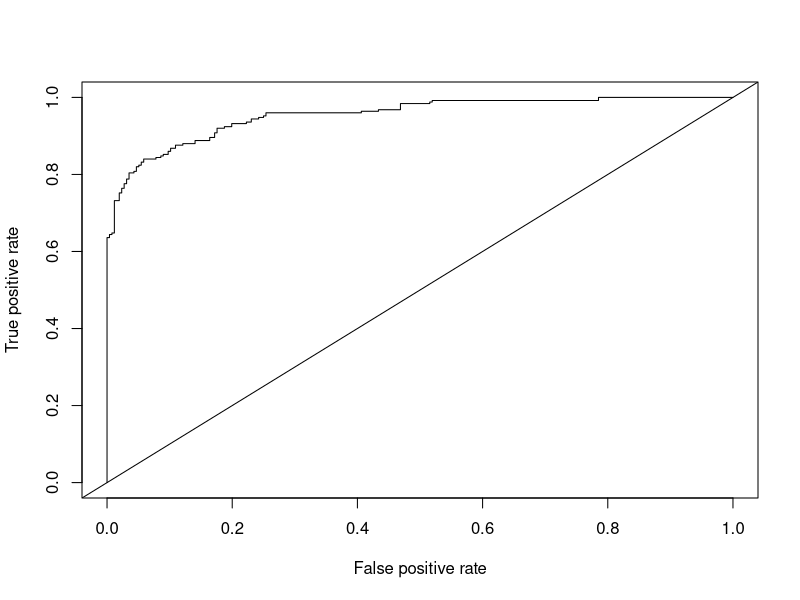
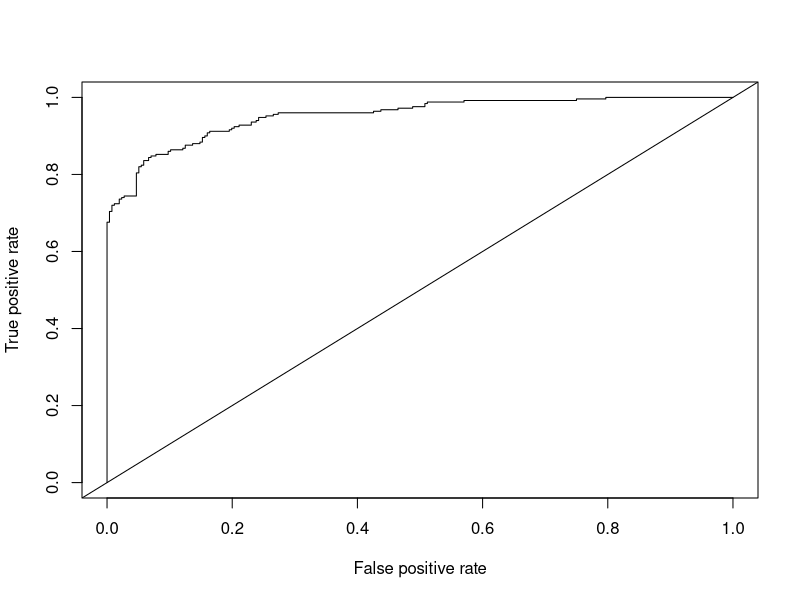
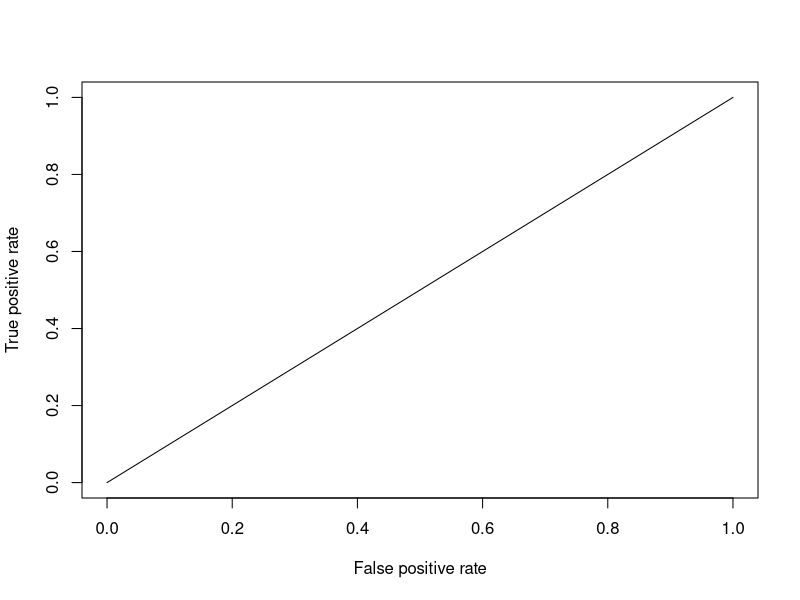
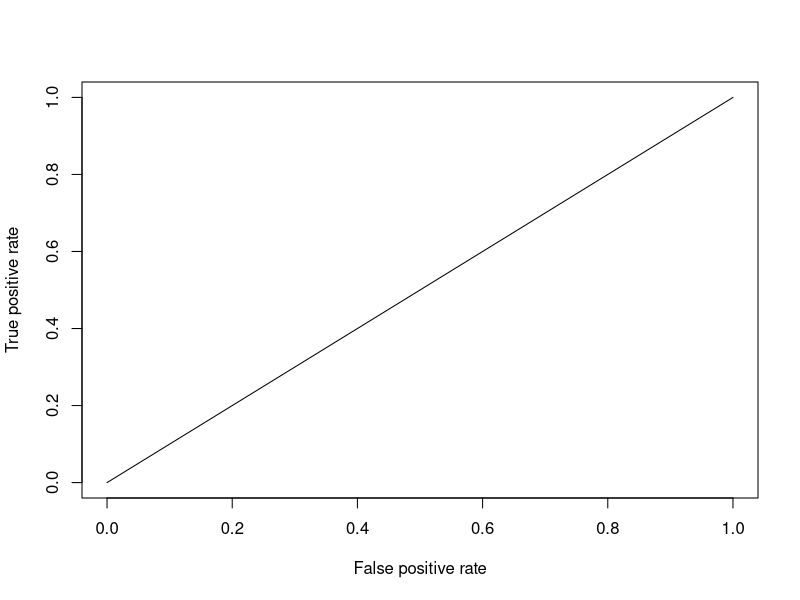
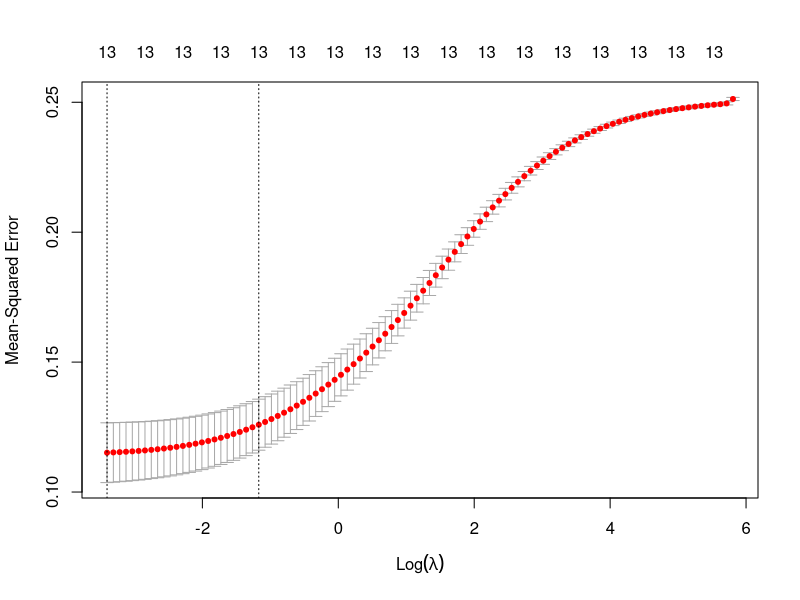
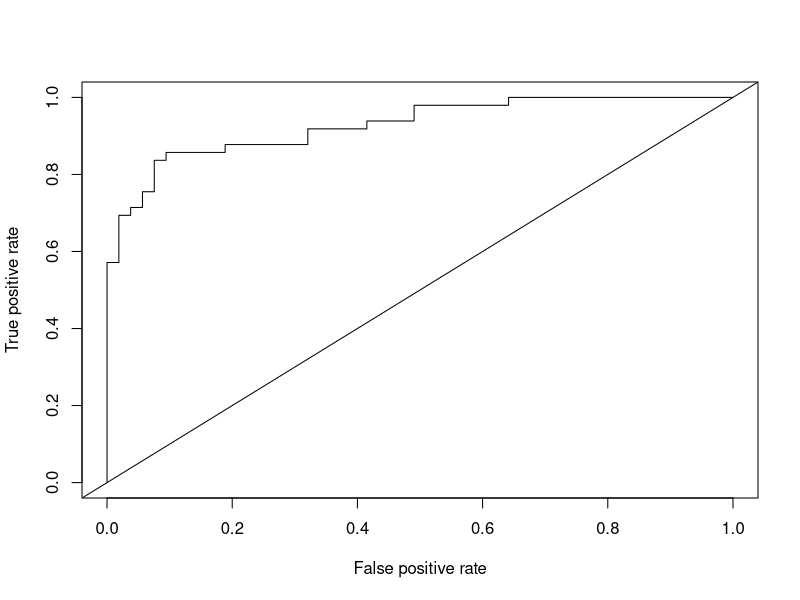
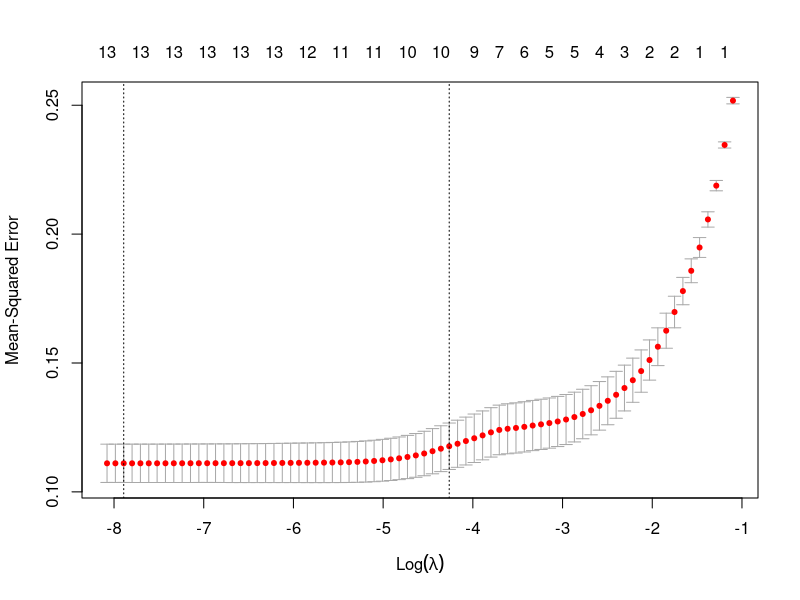
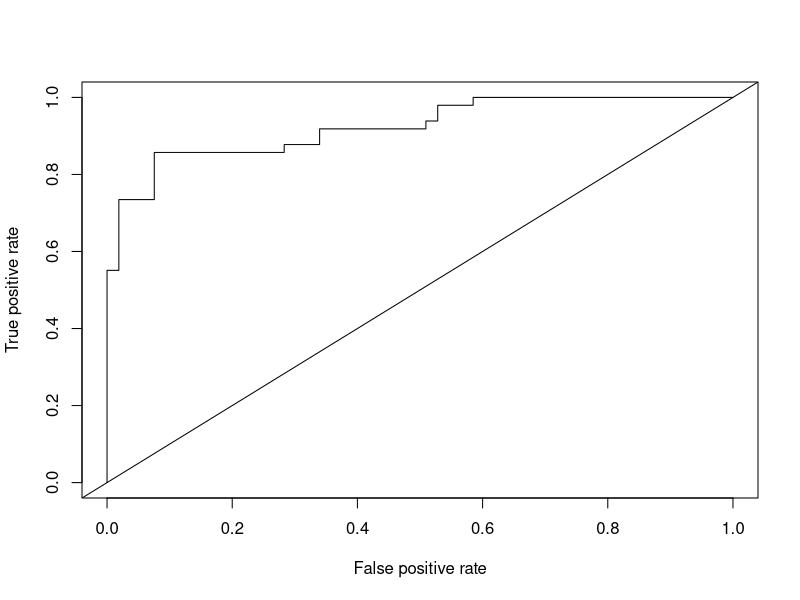

Write R code to recreate these figures, in order.
## ---- chunk 1
rm(list=ls())
library(mlbench)
library(ROCR)
library(gplots)
data(BostonHousing)
medvBin = as.numeric((BostonHousing$medv>median(BostonHousing$medv)))
BostonHousing <- subset(BostonHousing, select = -medv)
BostonHousing <- cbind(BostonHousing, medvBin)
## ---- chunk 2
reg = glm(formula = medvBin~., data = BostonHousing, family = binomial)
Y = BostonHousing$medvBin
summary(reg)
preVelue = predict.glm(reg,newdata = BostonHousing,type="response")
pred <- prediction(preVelue, Y)
perf <- performance(pred, "tpr", "fpr")
plot(perf)
abline(0,1)

## ---- chunk 3
resall <- glm(medvBin~., data = BostonHousing, family = binomial)
res0 <- glm(medvBin~1, data = BostonHousing, family = binomial)
resfor <- step(res0, list(upper = resall), direction = 'forward')
preVelue = predict.glm(resfor,newdata = BostonHousing,type="response")
pred <- prediction(preVelue, Y)
perf <- performance(pred, "tpr", "fpr")
plot(perf)
abline(0,1)
AIC(resfor)
## ---- chunk 4
resback = step(res0, direction = 'backward')
preVelueB = predict.glm(resback,newdata = BostonHousing,type="response")
predB <- prediction(preVelueB, Y)
perfB <- performance(predB, "tpr", "fpr")
plot(perfB)
print(resback)
## ---- chunk 5
resstep <- step(res0, direction = 'both')
preVelueBt = predict.glm(resstep,newdata = BostonHousing,type="response")
predBt <- prediction(preVelueBt, Y)
perfBt <- performance(predBt, "tpr", "fpr")
plot(perfBt)
print(resstep)
## ---- chunk 6
library(glmnet)
library(MASS)
## 80% of the sample size
n = floor(0.80 * nrow(BostonHousing))

set.seed(123)
train_ind = sample(seq_len(nrow(BostonHousing)), size = n)

train_data = BostonHousing[train_ind, ]
test_data = BostonHousing[-train_ind, ]
train_x = model.matrix(medvBin~.,train_data)[,-1]
train_y = train_data$medvBin

test_x = model.matrix(medvBin~.,test_data)[,-1]
test_y = test_data$medvBin
## ---- chunk 7
Ridg = cv.glmnet(train_x, train_y, alpha=0)
plot(Ridg)
bestlam<-Ridg$lambda.min
ridge.min = glmnet(train_x, train_y, family = "binomial", alpha = 0, lambda = bestlam)
resp.min = predict(ridge.min, newx = test_x, newdata = test_data, type = "response")
pred <- prediction(resp.min, test_data$medvBin)
perf <- performance(pred, "tpr", "fpr")
plot(perf)
abline(0,1)
## ---- chunk 8
Las = cv.glmnet(train_x, train_y, alpha = 1)
plot(Las)
bestlam<-Las$lambda.1se
Lass.min = glmnet(train_x, train_y, family = "binomial", alpha = 1, lambda = bestlam)
respL.min = predict(Lass.min, newx = test_x, newdata = test_data, type = "response")

pred <- prediction(respL.min, test_data$medvBin)
perf <- performance(pred, "tpr", "fpr")
plot(perf)
abline(0,1)
## ---- chunk 9
predict.null <- predict(res0, newdata =  test_data, type = "response")
predict.all <- predict(resall, newdata =  test_data, type = "response")
predict.step <- predict(resstep, newdata =  test_data, type = "response")

PE.null <- mean((predict.null -  test_y)^2)
PE.all <- mean((predict.all -  test_y)^2)
PE.step <- mean((predict.step -  test_y)^2)

PE.ridge.min <- mean((resp.min - test_y)^2) 
PE.lasso.min <- mean((respL.min - test_y )^2)
PE.null
PE.all
PE.step
PE.ridge.min
PE.lasso.min
